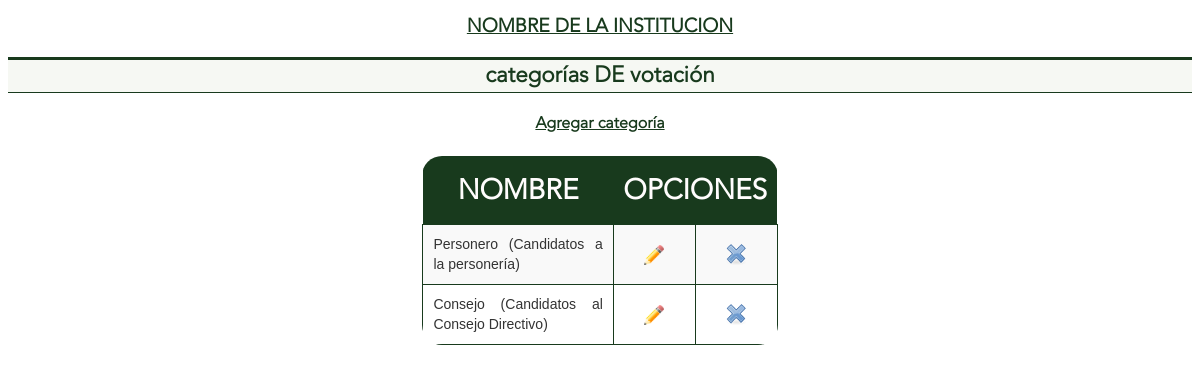
The page /administrador/categorias.php (signed in) on the database as committed earlier.
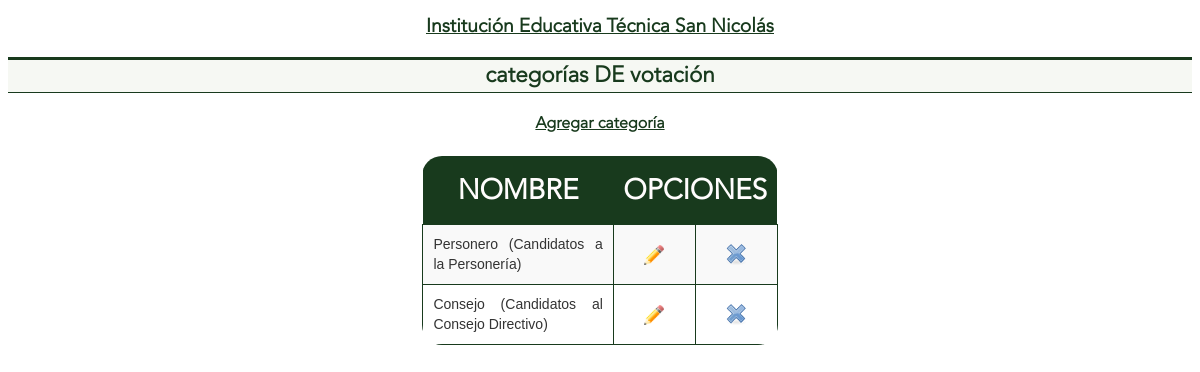
The same page on the database as committed later.
### tables this page shows
CREATE TABLE IF NOT EXISTS `general` (
  `id` int(11) NOT NULL AUTO_INCREMENT,
  `institucion` varchar(100) NOT NULL,
  `descripcion` varchar(100) NOT NULL,
  `activo` varchar(1) NOT NULL,
  `clave` varchar(1) NOT NULL,
  PRIMARY KEY (`id`)
);

CREATE TABLE IF NOT EXISTS `categorias` (
  `id` int(11) NOT NULL AUTO_INCREMENT,
  `nombre` varchar(100) NOT NULL,
  `descripcion` varchar(100) NOT NULL,
  PRIMARY KEY (`id`)
);

### administrador/categorias.php (the view, shortened to what this page needs)
<?php
$link=conectarse();
$estado=mysqli_query($link, "select * from general");
$leer= mysqli_fetch_array($estado);
if(isset($_COOKIE['VotaDatAdmin'])) {
	echo '<!DOCTYPE html PUBLIC "-//W3C//DTD XHTML 1.0 Transitional//EN" "http://www.w3.org/TR/xhtml1/DTD/xhtml1-transitional.dtd">';
	echo '<html>';
	echo '<head>	<meta charset="UTF-8"><link rel="icon" href="./../iconos/EscudoColegio.png" type="image/png">
';
	echo '<link href="../estilo.css
" rel="stylesheet" type="text/css" />';
	echo '</head>';
	echo '<body>';
	echo '<h1>'.$leer['institucion'].'</h1>';
	echo '<h2>categorías DE votación</h2>';
	echo '<div align="center">';
	if((isset($_GET['agrega']))and($_GET['agrega']=="ok")) {
		echo '<form name="addcat" action="categorias.php" method="post">';
	        echo '<table>';
	        echo '<tr>';
	        echo '<td style="text-align:right;"><label for="nombre_cat">';
	        echo '<strong>Nombre:</strong>';
	        echo '</label></td>';
	        echo '<td><input type="text" name="nombre_cat" size="30" maxlength="50" title="Escriba el nombre de la categoria" />';
	        echo '</td></tr>';
	        echo '<tr>';
	        echo '<td style="text-align:right;"><label for="descripcion_cat">';
	        echo '<strong>Descripción:</strong>';
	        echo '</label></td>';
	        echo '<td><input type="text" name="descripcion_cat" size="30" maxlength="50" title="Escriba la Descripción de la categoría" />';
	        echo '</td></tr>';
	        echo '<tr><td class="cen" colspan="2"><input type="submit" name="envia_categoria" value="Guardar" title="Agregar categoría" />&nbsp&nbsp&nbsp&nbsp';
		echo '<input type="button" name="Cancel" value="Cancelar" onclick="window.location =\'categorias.php\' "/></td></tr>';
		echo '</form></table>';
	}
	else {
		echo '<div class=cen>';
		echo '<strong><a href="categorias.php?agrega=ok" title="Agregar categoría">Agregar categoría</a></strong>';
		echo '</div>';
	}
	echo '<br /><table>';
	echo '<thead><tr><th>NOMBRE</th><th colspan="2">OPCIONES</th></tr></thead>';
	$resp=mysqli_query($link, sprintf("select * from categorias order by id"));
	while($row = mysqli_fetch_array($resp)) {
			echo '<tr>';
			echo '<td>'.$row['nombre'].' ('.$row['descripcion'].')</td>';
			echo '<td class="cen"><a href="categorias.php?id='.md5($row['id']).'&editar=ok" title="Editar categoría"><img src="../iconos/lapiz.png" border="0" width="20px" border="0" alt="Editar" /></a></td>';
			echo '<td class="cen"><a href="categorias.php?id='.md5($row['id']).'&elimina=0" title="Borrar categoría"><img src="../iconos/delete.png" border="0" alt="Borrar" /></a></td></tr>';
	}
	echo '</table><br />';
	echo '</div>';
	echo '</body>';
	echo '</html>';
}
else {
	include_once("encabezado.html");
      	echo '<table>';
        echo '<tr><td class="cen"><strong>Su sesión ha finalizado, por favor vuelva a ingresar al sistema</strong></td></tr>';
        echo '</table></div></body></html>';
}
?>

### estilo.css (style rules this page uses)
* { font-family: Avenir; }
a:link, a:visited { color: #183a1d; font-family: Avenir; }
h1 { color: #183a1d; font-size: 1em; font-family: Avenir; text-decoration: underline; text-align: center; font-size: larger; }
h2 { color: #183a1d; text-align: center; font-size: 1.4em; border-top: 3px solid #183a1d; border-bottom: 1px solid #183a1d; background-color: #F6F8F3; padding: 0 20px 2px 20px; font-family: Avenir; }
table { margin: 0 auto; text-align: left; width: 30%; border-collapse: collapse; border: none; border-radius: 20px; overflow: hidden; }
thead th { background-color: #183a1d; color: #fffdfd; font-size: 28px; font-weight: bold; padding: 15px 10px; text-align: center; }
tbody tr:nth-child(odd) { background-color: #f9f9f9; }
tbody th, tbody td { font-size: 14px; font-family: 'Arial', sans-serif; color: #333; padding: 10px; border: 1px solid #183a1d; text-align: justify; }
.cen { text-align: center; transition: all 0.3s ease-in; }
tbody th, td { font-size: 0.8em; line-height: 1.4em; font-family: Avenir; color: #000; padding: 10px 7px; border-top: 1px solid #ffc400bb; border-right: 1px solid #DDDDDD; text-align: justify; }
:root { accent-color: #183a1d; }

Rows that differ between the two databases and show on the page:
changed general: institucion "NOMBRE DE LA INSTITUCION" → "Institución Educativa Técnica San Nicolás"
changed categorias "Personero": descripcion "Candidatos a la personería" → "Candidatos a la Personería"
